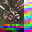

This figure's Python source:
"""Build the 32x32 input plate for tessa-image-v1. CLASSICAL.

(A 64x64 plate, the engine's documented ceiling, timed out twice on the server: jobs
d9f4bf33 and b12180f3, both "engine_timeout". We stepped down one notch to 32x32.)

Layout (one image, so every engine run rebuilds the ribbon AND a colour chart together):
  - top-left 24x24: Maxwell's 1861 tartan ribbon (Wikimedia Commons, public domain), square crop
    of the knot, source box x=250..820, y=330..900 of the 1100x900 scan, Lanczos-downsampled (data/ribbon_crop48.png keeps a 48 px copy for display).
  - the L-shaped rest: 112 colour swatches, each a 2x2 block of one colour, spread evenly through
    the colour ball (80 on the surface, 25 half-way in, 7 greys on the white-black axis).

Writes plate.png, data/ribbon_crop24.png, data/ribbon_crop48.png and swatches.json (block positions + colours + ball coords).
The colour-ball formula here is OUR OWN (same landmarks as the engine's documented rgb_to_sphere:
50% grey at the centre, white pole theta=0, black pole theta=pi, hue = azimuth phi). The engine
uses its own mapping internally; we only use ours to choose swatches and to draw them.
"""
import json
import math
from pathlib import Path

from PIL import Image

HERE = Path(__file__).resolve().parent
CROP = (250, 330, 820, 900)
SIZE = 32
RIB = 24
BLOCK = 2


def hsl_to_rgb(h, c, l):
    """hue (deg), chroma 0..1, lightness 0..1 -> RGB 0..255."""
    hp = (h % 360) / 60
    x = c * (1 - abs(hp % 2 - 1))
    r1, g1, b1 = [(c, x, 0), (x, c, 0), (0, c, x), (0, x, c), (x, 0, c), (c, 0, x)][int(hp) % 6]
    m = l - c / 2
    return tuple(int(round(255 * min(1, max(0, v + m)))) for v in (r1, g1, b1))


def ball_to_rgb(r, theta, phi):
    """Point in the unit colour ball -> RGB. Radial scale maps the HSL bicone onto the ball."""
    s, co = math.sin(theta), math.cos(theta)
    rb = r / (s + abs(co))           # bicone radius in this direction
    chroma, z = rb * s, rb * co
    return hsl_to_rgb(math.degrees(phi), chroma, (z + 1) / 2)


def fib(n):
    """n roughly uniform directions on the sphere (golden-angle spiral)."""
    ga = math.pi * (3 - math.sqrt(5))
    out = []
    for i in range(n):
        z = 1 - 2 * (i + 0.5) / n
        out.append((math.acos(z), (i * ga) % (2 * math.pi)))
    return out


def swatch_points():
    pts = [(1.0, t, p) for t, p in fib(80)]
    pts += [(0.5, t, p) for t, p in fib(25)]
    pts += [(abs(z), 0.0 if z >= 0 else math.pi, 0.0) for z in (1, .7, .35, 0, -.35, -.7, -1)]
    return pts


def main():
    src = Image.open(HERE / "data" / "Tartan_Ribbon.jpg").convert("RGB")
    src.crop(CROP).resize((48, 48), Image.LANCZOS).save(HERE / "data" / "ribbon_crop48.png")
    rib = src.crop(CROP).resize((RIB, RIB), Image.LANCZOS)
    rib.save(HERE / "data" / "ribbon_crop24.png")
    plate = Image.new("RGB", (SIZE, SIZE), (0, 0, 0))
    plate.paste(rib, (0, 0))

    pts = swatch_points()
    sw = []
    for r, t, p in pts:
        rgb = ball_to_rgb(r, t, p)
        sw.append({"rgb": rgb, "ball": [round(r, 4), round(t, 4), round(p, 4)]})
    # order like a printed colour chart: light to dark, then by hue
    sw.sort(key=lambda s: (-round(sum(s["rgb"]) / 3 / 32), s["ball"][2]))
    B = BLOCK
    slots = [(RIB + B * c, B * r) for r in range(16) for c in range(4)]      # right strip 4x16 blocks
    slots += [(B * c, RIB + B * r) for r in range(4) for c in range(12)]     # bottom strip 12x4 blocks
    assert len(slots) == len(sw) == 112
    for i, (s, (x, y)) in enumerate(zip(sw, slots)):
        s.update({"i": i, "x": x, "y": y})
        for dx in range(BLOCK):
            for dy in range(BLOCK):
                plate.putpixel((x + dx, y + dy), tuple(s["rgb"]))
    plate.save(HERE / "plate.png")
    (HERE / "swatches.json").write_text(json.dumps({"size": SIZE, "block": BLOCK, "ribbon": {"x": 0, "y": 0, "size": RIB, "crop_box": CROP},
                                                     "swatches": sw}, indent=1), encoding="utf-8")
    print(f"plate.png {SIZE}x{SIZE}: ribbon {RIB}x{RIB} + {len(sw)} swatches of {BLOCK}x{BLOCK}")


if __name__ == "__main__":
    main()
